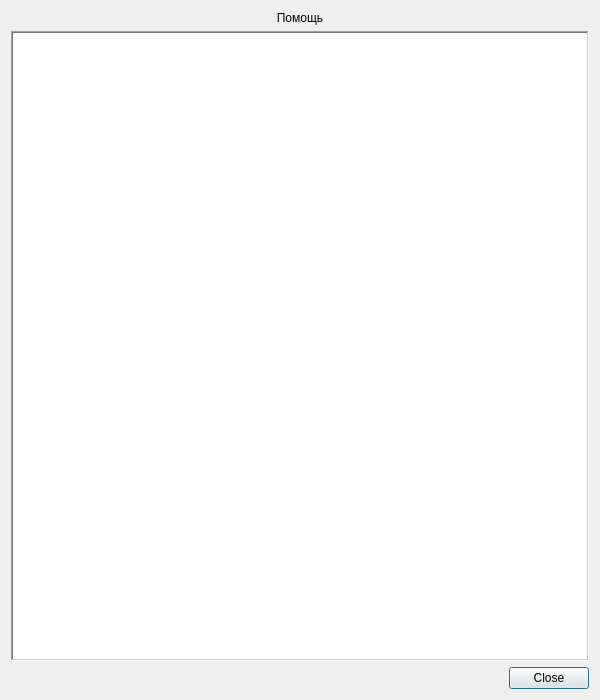
<?xml version="1.0" encoding="UTF-8"?>
<ui version="4.0">
 <class>HelpDialog</class>
 <widget class="QDialog" name="HelpDialog">
  <property name="geometry">
   <rect>
    <x>0</x>
    <y>0</y>
    <width>600</width>
    <height>700</height>
   </rect>
  </property>
  <property name="minimumSize">
   <size>
    <width>600</width>
    <height>700</height>
   </size>
  </property>
  <property name="windowTitle">
   <string>Help</string>
  </property>
  <layout class="QVBoxLayout" name="verticalLayout">
   <item>
    <widget class="QLabel" name="info_lbl_1">
     <property name="frameShape">
      <enum>QFrame::NoFrame</enum>
     </property>
     <property name="frameShadow">
      <enum>QFrame::Plain</enum>
     </property>
     <property name="lineWidth">
      <number>1</number>
     </property>
     <property name="text">
      <string>Помощь</string>
     </property>
     <property name="alignment">
      <set>Qt::AlignCenter</set>
     </property>
     <property name="wordWrap">
      <bool>true</bool>
     </property>
    </widget>
   </item>
   <item>
    <widget class="QTextEdit" name="help_info_te">
     <property name="frameShape">
      <enum>QFrame::WinPanel</enum>
     </property>
     <property name="readOnly">
      <bool>true</bool>
     </property>
     <property name="html">
      <string>&lt;!DOCTYPE HTML PUBLIC &quot;-//W3C//DTD HTML 4.0//EN&quot; &quot;http://www.w3.org/TR/REC-html40/strict.dtd&quot;&gt;
&lt;html&gt;&lt;head&gt;&lt;meta name=&quot;qrichtext&quot; content=&quot;1&quot; /&gt;&lt;style type=&quot;text/css&quot;&gt;
p, li { white-space: pre-wrap; }
&lt;/style&gt;&lt;/head&gt;&lt;body style=&quot; font-family:'MS Shell Dlg 2'; font-size:7.8pt; font-weight:400; font-style:normal;&quot;&gt;
&lt;p style=&quot;-qt-paragraph-type:empty; margin-top:0px; margin-bottom:0px; margin-left:0px; margin-right:0px; -qt-block-indent:0; text-indent:0px;&quot;&gt;&lt;br /&gt;&lt;/p&gt;&lt;/body&gt;&lt;/html&gt;</string>
     </property>
    </widget>
   </item>
   <item>
    <layout class="QHBoxLayout" name="hLayout_1">
     <item>
      <spacer name="hSpacer_1">
       <property name="orientation">
        <enum>Qt::Horizontal</enum>
       </property>
       <property name="sizeHint" stdset="0">
        <size>
         <width>40</width>
         <height>20</height>
        </size>
       </property>
      </spacer>
     </item>
     <item>
      <widget class="QPushButton" name="close_btn">
       <property name="text">
        <string>Close</string>
       </property>
      </widget>
     </item>
    </layout>
   </item>
  </layout>
 </widget>
 <resources/>
 <connections/>
</ui>
